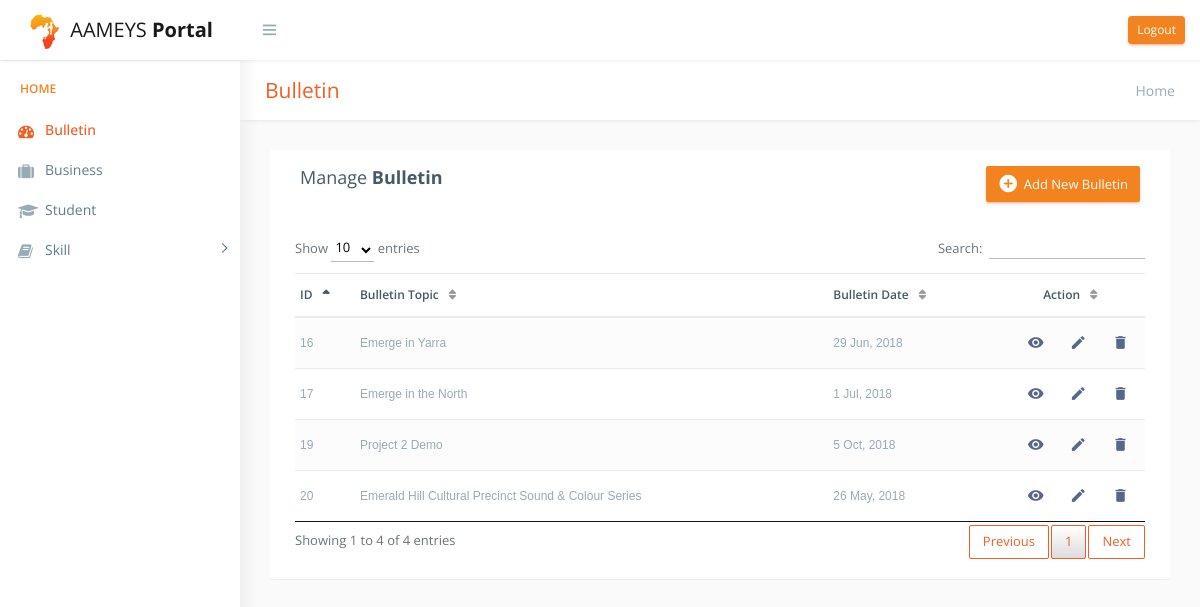
Before: /bulletin.php (signed in) with the older database file.
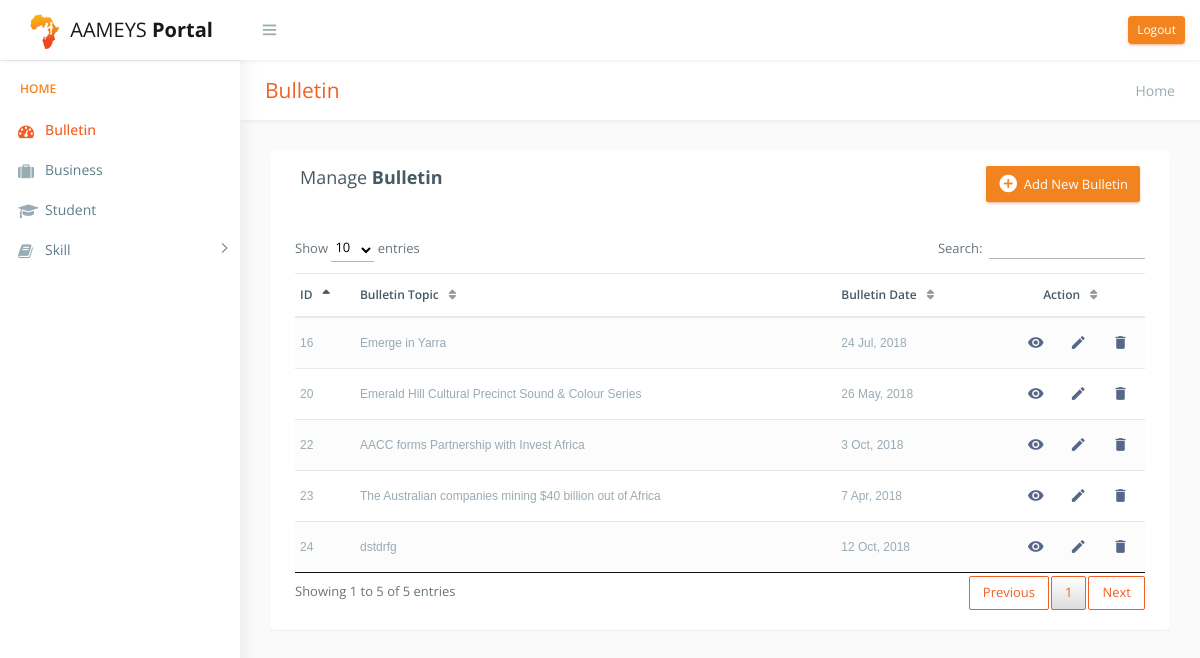
After: the same page with the newer database file.
### tables this page shows
CREATE TABLE `bulletin` (
  `bullId` int(11) NOT NULL,
  `bullTopic` varchar(500) DEFAULT NULL,
  `bullDate` date DEFAULT NULL,
  `bullOther` varchar(1000) DEFAULT NULL,
  `bullContent` longtext,
  `bullReadMore` varchar(1000) DEFAULT NULL,
  `bullImage` varchar(1000) DEFAULT NULL
);

### bulletin.php (the view, shortened to what this page needs)
<!DOCTYPE html>
<?php
include "include/db_config.php";
?>
<html lang="en">
<head>
    <link href="css/lib/bootstrap/bootstrap.css" rel="stylesheet">
    <link rel="stylesheet" type="text/css" href="DataTables-1.10.18/css/jquery.dataTables.css"/>
    <link href="css/helper.css" rel="stylesheet">
    <link href="css/style.css" rel="stylesheet">
</head>
<body class="fix-header fix-sidebar">
    <div id="main-wrapper">
        <div class="header" style="">
            <?php include "include/top_nav.php"; ?>
        </div>
        <div class="left-sidebar" style="overflow: visible;">
            <?php include "include/side_nav.php"; ?>
        </div>
        <div class="page-wrapper" style="min-height: 157px;">
            <div class="row page-titles">
                <div class="col-md-5 align-self-center">
                    <h3 class="text-primary">Bulletin</h3> </div>
                <div class="col-md-7 align-self-center">
                    <ol class="breadcrumb">
                        <li class="breadcrumb-item active">Home</a></li>
                    </ol>
                </div>
            </div>
            <div class="container-fluid">
                <div class="table-wrapper">
                    <div class="table-title">
                        <div class="row">
                            <div class="col-sm-6">
                    <h4>Manage <b>Bulletin</b></h4>
                  </div>
                  <div class="col-sm-6">
                  <a href="addbulletin.php" class="btn btn-success"><i class="material-icons"></i> <span>Add New Bulletin</span></a>
                  </div>
                        </div>
                    </div>
                    <table id="example" class="table table-striped table-hover" style="width:100%">
                        <thead>
                            <tr>
                                <th>ID</th>
                                <th>Bulletin Topic</th>
                                <th>Bulletin Date</th>
                                <th>Action</th>
                            </tr>
                        </thead>
                        <tbody>
                        <?php
                          $query = "SELECT bullId, bullTopic, bullDate, bullImage FROM bulletin";
                          $result = mysqli_query($conn,$query);
                          while($row = mysqli_fetch_assoc($result))
                          {
                            $sqldate=$row['bullDate'];
                            $D = strtotime($sqldate);
                        ?>
                            <tr>
                                <td><?php echo $row['bullId'];?></td>
                                <td><?php echo $row['bullTopic'];?></td>
                                <td><?php echo date("j M, Y", $D);?></td>
                                <td>
                                  <a href="viewbulletin.php?id=<?php echo $row['bullId'];?>" class="view"  data-toggle="tooltip" rel="tooltip" data-placement="top" title="View Bulletin">
                                      <i class="material-icons"></i>
                                  </a>
                                  <a  href="editbulletin.php?id=<?php echo $row['bullId'];?>" class="edit" data-toggle="tooltip" data-placement="top" title="Edit Bulletin">
                                    <i class="material-icons"></i>
                                  </a>
                                  <a  href="deletebulletin.php?id=<?php echo $row['bullId'];?>" class="delete" data-toggle="tooltip" data-placement="top" title="Delete Bulletin">
                                    <i class="material-icons" ></i>
                                  </a>
                                </td>
                            </tr>
                          <?php
                          }
                          ?>
                        </tbody>
                    </table>
                </div>
      </div>
  </div>
        </div>
</body>
</html>

Changed rows visible on the page:
removed bulletin: bullId "17", bullTopic "Emerge in the North", bullDate "1 Jul, 2018"
removed bulletin: bullId "19", bullTopic "Project 2 Demo", bullDate "5 Oct, 2018"
changed bulletin "Emerge in Yarra": bullDate "29 Jun, 2018" → "24 Jul, 2018"
added bulletin: bullId "22", bullTopic "AACC forms Partnership with Invest Africa", bullDate "3 Oct, 2018"
added bulletin: bullId "23", bullTopic "The Australian companies mining $40 billion out of Africa", bullDate "7 Apr, 2018"
added bulletin: bullId "24", bullTopic "dstdrfg", bullDate "12 Oct, 2018"
Other visible differences:
text written by a page script: "Show entries Search: Showing 1 to 4 of 4 entries Previous 1 Next" → "Show entries Search: Showing 1 to 5 of 5 entries Previous 1 Next"
